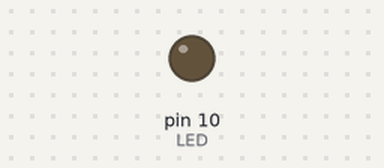
Simulated run of this sketch. Board: Arduino Uno, built with avr-gcc and run on an emulated ATmega328P. Shown: output pins drawn as LEDs (lit = HIGH).

Above: at 0.05 s.
At 1.2 s:
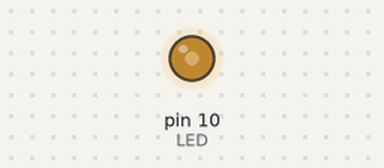
At 2.35 s:
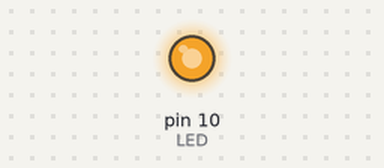
At 4.65 s:
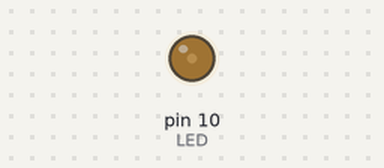
Timing chart, 0 to 6.7 s (numbered marks = the images above):
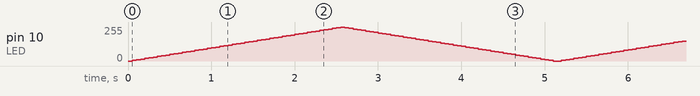

The sketch:

sketch_sep19c.ino
```cpp
int LED=10;

void setup()
{
  pinMode(LED,OUTPUT);
}

void loop()
{
 for(int i=0;i<255;i=i+5)
  {analogWrite(LED,i);
    delay(50);
   }

 for(int j=255;j>=0;j=j-5)
  {
   analogWrite(LED,j);
    delay(50);
  }

}
```
